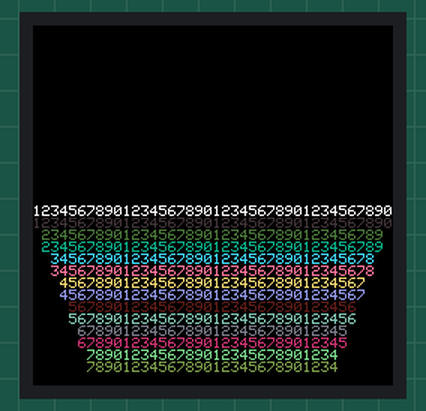
Simulated run of this sketch. Board: ESP32-C6. Shown: 240×240 colour display. Random numbers use the default seed unless the sketch sets one; what the sketch prints to the serial monitor is not drawn.

Above: at 0.8 s.

The sketch:

TFT_Display_GC9A01_1.ino
```cpp
/*
Программа тестирования дисплея GC9A01A
Версия 1.

*/

//=============================================================================
// Подключаемые файлы
//=============================================================================
#include <Adafruit_GFX.h>
#include <Adafruit_GC9A01A.h>

//=============================================================================
// Константы
//=============================================================================

// Определяем пины для ESP32-C6 super mini
#define TFT_CS   3//10
#define TFT_DC   4//8
#define TFT_RST  5//9

//=============================================================================
// Глобальные переменные
//=============================================================================

// Инициализация дисплея
Adafruit_GC9A01A tft(TFT_CS, TFT_DC, TFT_RST);
int X0 = 0;
int Y0 = 0;

//=============================================================================
// Программа начальной установки
//=============================================================================
void setup()
{
  Serial.begin(115200);
  Serial.println("GC9A01 Test begin!");

  // Инициализация дисплея
  tft.begin();

  Serial.println("Display GC9A01 installed");

  // Поворот дисплея (0, 1, 2, 3)
  int iRotation = 2;
  Serial.println("Display GC9A01 rotation:" + String(iRotation));
  tft.setRotation(iRotation);

  // Заполняем экран черным
  tft.fillScreen(GC9A01A_BLACK);
  delay(500);

  // Тест графики и текста
  //testDrawShapes();
  //testText();
  int Height = 8;
  int InitialY = 120;
  int Y = InitialY;
  int X = 0;
  int Iteration = 0;
  //---------------------------------Размер шрифта 1---------------------------
  tft.setTextSize(1);

  //Ширина символа 6 пикселей
  String S0 = "1234567890123456789012345678901234567890";
  //Строка 0
  tft.setCursor(X, Y);
  tft.setTextColor(GC9A01A_WHITE);
  tft.println(S0);//ширина строки 40 символов

  Y = Y + Height;

  //Строка 1
  String S1 = S0;
  tft.setCursor(X, Y);
  tft.setTextColor(random(0xFFFF));
  tft.println(S1);//ширина строки 40 символов

  Y = Y + Height;

  //Строка 2
  Iteration++;
  S1 = S0.substring(Iteration, S0.length()- Iteration);
  X += 6;
  tft.setCursor(X, Y);
  tft.setTextColor(random(0xFFFF));
  tft.println(S1);//ширина строки 38 символов

  Y = Y + Height;

  //Строка 3
  tft.setCursor(X, Y);
  tft.setTextColor(random(0xFFFF));
  tft.println(S1);//ширина строки 38 символов

  Y = Y + Height;

  Iteration++;
  S1 = S0.substring(Iteration, S0.length()- Iteration);
  X += 6;
  tft.setCursor(X, Y);
  tft.setTextColor(random(0xFFFF));
  tft.println(S1);//ширина строки 36 символов

  Y = Y + Height;

  //Строка 4
  tft.setCursor(X, Y);
  tft.setTextColor(random(0xFFFF));
  tft.println(S1);//ширина строки 38 символов

  for(int i = 3; i < 7; i++)
  {
    Y = Y + Height;

  //Iteration++;
    S1 = S0.substring(i, S0.length()- i);
    X += 6;
    tft.setCursor(X, Y);
    tft.setTextColor(random(0xFFFF));
    tft.println(S1);//ширина строки 36 символов

    Y = Y + Height;

    //Строка 4
    tft.setCursor(X, Y);
    tft.setTextColor(random(0xFFFF));
    tft.println(S1);//ширина строки 38 символов
  }


}//End of void setup()

//=============================================================================
// Главный цикл программы
//=============================================================================
void loop()
{
/*
  // Анимация меняющихся кругов
  for (int i = 0; i < 240; i += 10) {
    tft.fillCircle(i, 120, 20, random(0xFFFF));
    delay(50);
  }

  tft.fillScreen(GC9A01A_BLACK);
  delay(500);
*/
}//End of void loop()

//=============================================================================
// Подпрограммы
//=============================================================================
void testDrawShapes() {
  // Рисуем прямоугольник
  tft.drawRect(10, 10, 100, 50, GC9A01A_RED);

  // Заливаем прямоугольник
  tft.fillRect(120, 10, 100, 50, GC9A01A_BLUE);

  // Рисуем круг
  tft.drawCircle(60, 120, 30, GC9A01A_GREEN);

  // Заливаем круг
  tft.fillCircle(180, 120, 30, GC9A01A_YELLOW);

  // Рисуем треугольник
  tft.drawTriangle(30, 180, 60, 220, 90, 180, GC9A01A_CYAN);

  delay(20000);
  tft.fillScreen(GC9A01A_BLACK);
}

void testText() {
  tft.setCursor(X0, Y0);

  // Разный размер текста
  tft.setTextColor(GC9A01A_WHITE);
  tft.setTextSize(1);
  tft.println("Size 1: Arduino Due");

  tft.setTextColor(GC9A01A_GREEN);
  tft.setTextSize(2);
  tft.println("Size 2: GC9A01");

  tft.setTextColor(GC9A01A_RED);
  tft.setTextSize(3);
  tft.println("Size 3: 240x240");

  tft.setTextColor(GC9A01A_BLUE);
  tft.setTextSize(4);
  tft.println("SPI");

  delay(3000);
  tft.fillScreen(GC9A01A_BLACK);

  // Вывод различных данных
  tft.setTextSize(2);
  tft.setTextColor(GC9A01A_WHITE);
  tft.setCursor(0, 0);

  tft.print("Voltage: ");
  tft.println(3.3, 1);

  tft.print("Time: ");
  tft.println(millis());

  delay(2000);
}
```
